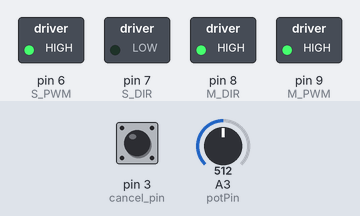
Bench run of a sketch on a simulated Arduino Uno, built with avr-gcc and run on an emulated ATmega328P. Parts: switched loads named in the sketch (green lamp = pin HIGH). Inputs (shaded band) come from the test bench; at power-on: A3 (potPin) = 512, pin 3 (cancel_pin) HIGH.

Above: at 1.2 s.
1.3 s: A3 (potPin) set to 499
At 1.9 s:
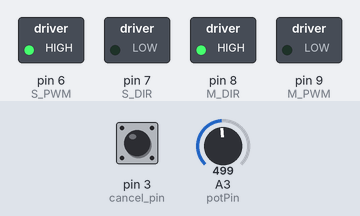
2.8 s: pin 3 (cancel_pin) pulled LOW for 0.15 s
At 2.87 s:
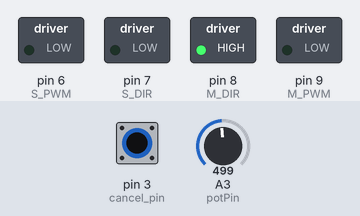
4.4 s: A3 (potPin) set to 306
At 5.5 s:
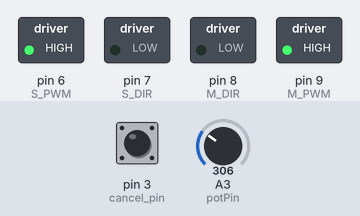
5.9 s: pin 3 (cancel_pin) pulled LOW for 1 s
At 6.6 s:
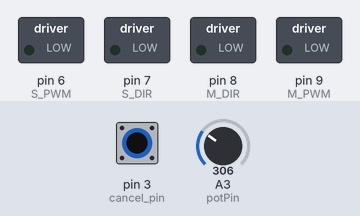
8.4 s: pin 3 (cancel_pin) pulled LOW for 3.2 s
At 12.2 s:
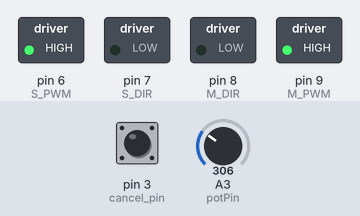
13.1 s: A3 (potPin) set to 511
At 14.5 s:
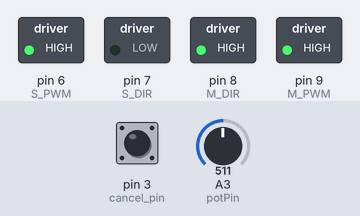
Timing chart, 0 to 15.6 s (numbered marks = the images above; inputs shaded):
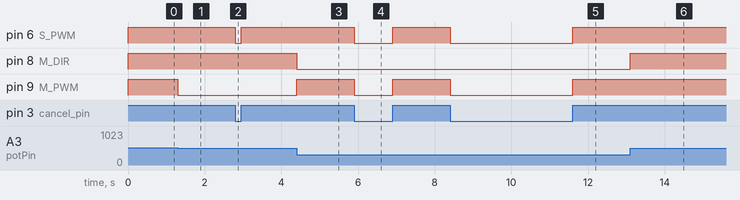

The sketch:

GAS_0x343.ino
```cpp
// GAS - DONT USE ON PUBLIC ROAD

//________________import can libary https://github.com/sandeepmistry/arduino-CAN
#include <CAN.h>

//________________this values needs to be define for each car
int PERM_ERROR = 8; //will allow a diffrence between targetPressure and currentPressure
int minPot = 86; //measured at actuators lowest position
int maxPot = 920; //measured at actuators highest position
float maxACC_CMD = 20; //the max Value which comes from OP on CAN ID 0x343
float minACC_CMD = -20; //the min Value which comes from OP on CAN ID 0x343
int user_input_threshold = 150; // threshold to trigger user gas_press (potiPossition >= tagetposition + user_input_threshold)

//________________define_pins
int cancel_pin = 3; //pulled to GND when pedal pressed
int potPin = A3; // connect the potentiometer of your cars throllte

int M_DIR = 8; // LOW is Left / HIGH is Right
int M_PWM = 9; // 255 is run / LOW is stopp
int S_DIR = 7; // LOW is Left / HIGH is Right
int S_PWM = 6; // 255 is run / LOW is stopp

//________________values
int targetPosition = 0;
int potiPosition = 0;
float ACC_CMD_PERCENT = 0;
float ACC_CMD = 0;
float ACC_CMD1 = 0;
boolean cancel = false;
boolean GAS_RELEASED = false;

void setup() {
//________________begin Monitor - only use it for debugging
//Serial.begin(115200);

//________________begin CAN
CAN.begin(500E3);
CAN.filter(0x343);

//________________set up pin modes
pinMode(cancel_pin, INPUT_PULLUP);
pinMode(potPin, INPUT);
pinMode(M_DIR, OUTPUT);
pinMode(M_PWM, OUTPUT);
pinMode(S_DIR, OUTPUT);
pinMode(S_PWM, OUTPUT);
digitalWrite(S_DIR, LOW);

}

void loop() {
//________________read cancel pin
cancel = (digitalRead(cancel_pin));

//________________read poti Position
int potiPosition = (analogRead(potPin));

//________________read ACC_CMD from CANbus
    CAN.parsePacket();

    if (CAN.packetId() == 0x343) // Neue ID!
    {
        uint8_t dat[8];
        for (int ii = 0; ii < 8; ii++) {
            dat[ii]  = (uint8_t) CAN.read();
        }
        int16_t accel_cmd_raw = dat[0] | (dat[1] << 8);
        float accel_cmd = accel_cmd_raw * 0.001; // Wert in m/s²
        ACC_CMD = accel_cmd;
    }

//________________calculating ACC_CMD into ACC_CMD_PERCENT
if (ACC_CMD >= minACC_CMD) {
    ACC_CMD1 = ACC_CMD;
    }
else {
    ACC_CMD1 = minACC_CMD;
    }

ACC_CMD_PERCENT = ((100/(maxACC_CMD - minACC_CMD)) * (ACC_CMD1 - minACC_CMD));

//________________calculating ACC_CMD_PERCENT into targetPosition
float targetPosition = (((ACC_CMD_PERCENT / 100) * (maxPot - minPot)) + minPot);

//________________do nothing if cancel = flase or if  ACC_CMD is 0
if (!cancel || ACC_CMD_PERCENT == 0) {
  analogWrite(S_PWM, 0);  //open solenoid
  analogWrite(M_PWM, 0);  //stop Motor
  }


//________________press or release the pedal to match targetPosition

else {
     analogWrite(S_PWM, 255);
     if (abs(potiPosition - targetPosition) >= PERM_ERROR)
        {
          if ((potiPosition < targetPosition) && (potiPosition < maxPot)) //if we are lower than target and not at endpoint
             {
              analogWrite(M_PWM, 255);  //run Motor
              digitalWrite(M_DIR, LOW); //motor driection left
             }
          else if ((potiPosition > targetPosition) && (potiPosition >= minPot)) //if we are higher than target and not at endpoint
             {
              analogWrite(M_PWM, 255);   //run Motor
              digitalWrite(M_DIR, HIGH); //motor driection right
             }
          }
      else {
           analogWrite(M_PWM, 0); // if we match target position, just stay here
           }
      }

//________________logic if gas is pressed by user
if (potiPosition >= (targetPosition + user_input_threshold))
   {
     GAS_RELEASED = false;
   }
else {
     GAS_RELEASED = true;
     }

//______________SENDING_CAN_MESSAGES

  // 0x2c1 msg GAS_PEDAL
  uint8_t dat_2c1[8];
  dat_2c1[0] = (GAS_RELEASED << 3) & 0x08;
  dat_2c1[1] = 0x0;
  dat_2c1[2] = 0x0;
  dat_2c1[3] = 0x0;
  dat_2c1[4] = 0x0;
  dat_2c1[5] = 0x0;
  dat_2c1[6] = 0x0;
  dat_2c1[7] = 0x0;
  CAN.beginPacket(0x2c1);
  for (int ii = 0; ii < 8; ii++) {
    CAN.write(dat_2c1[ii]);
  }
  CAN.endPacket();

//________________print stuff if you want to DEBUG
/*
Serial.print("ACC_CMD_");
Serial.print(ACC_CMD);
Serial.print("_____");
Serial.print(ACC_CMD_PERCENT);
Serial.print("_%");
Serial.print("_____");
Serial.print("target_");
Serial.print(targetPosition);
Serial.print("_____");
Serial.print("Position_");
Serial.print(potiPosition);
Serial.println("");
*/

}
```

Measured:
- the behaviour switches between 511 and 510 on A3 (potPin) (found by bisection; images 0 and 1)
- after the input at 1.3 s, pin 9 (M_PWM): HIGH → LOW at once
- after the input at 2.8 s, pin 6 (S_PWM): HIGH → LOW at once, → HIGH 0.15 s later
- after the input at 4.4 s, pin 8 (M_DIR): HIGH → LOW at once; pin 9 (M_PWM): LOW → HIGH at once
- after the input at 5.9 s, pin 6 (S_PWM), pin 9 (M_PWM): HIGH → LOW at once, → HIGH 1.0 s later
- after the input at 8.4 s, pin 6 (S_PWM), pin 9 (M_PWM): HIGH → LOW at once, → HIGH 3.2 s later
- after the input at 13.1 s, pin 8 (M_DIR): LOW → HIGH at once
